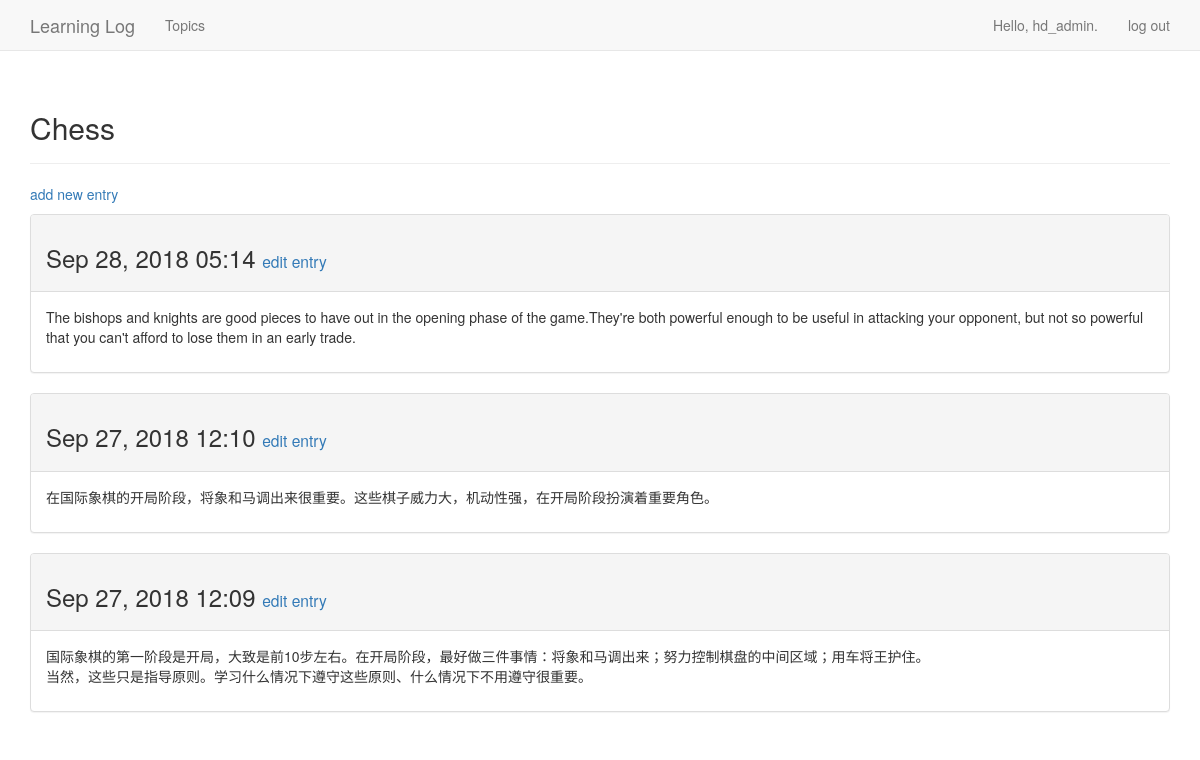
The page /topics/1/ (signed in) on the database its author committed.
### hello_djangos/models.py (models this page shows, shortened)
class Topic(models.Model):
    text = models.CharField(max_length=200)
    date_added = models.DateTimeField(auto_now_add=True)
    owner = models.ForeignKey(User)
    def __str__(self):
        return self.text

class Entry(models.Model):
    topic = models.ForeignKey(Topic, on_delete=models.CASCADE)
    text = models.TextField()
    date_added = models.DateTimeField(auto_now_add=True)
    class Meta:
        verbose_name_plural = 'entries'

### hello_djangos/views.py (the view)
# urls.py: url(r'^topics/(?P<topic_id>\d+)/$', views.topic, name='topic'),
@login_required
def topic(request, topic_id):
    topic = Topic.objects.get(id=topic_id)
    if topic.owner != request.user:
        raise Http404
    entries = topic.entry_set.order_by('-date_added')
    context = {'topic': topic, "entries": entries}
    return render(request, 'hello_djangos/topic.html', context)

### hello_djangos/templates/hello_djangos/topic.html
{% extends 'hello_djangos/base.html' %}
{% block header %}
  <h2>{{ topic }}</h2>
{% endblock header %}
{% block content %}
  <p>
    <a href="{% url 'hello_djangos:new_entry' topic.id %}">add new entry</a>
  </p>
  {% for entry in entries %}
    <div class="panel panel-default">
      <div class="panel-heading">
        <h3>
          {{ entry.date_added|date:'M d, Y H:i' }}
          <small>
            <a href="{% url 'hello_djangos:edit_entry' entry.id %}">
              edit entry</a>
          </small>
        </h3>
      </div>
      <div class="panel-body">
        {{ entry.text|linebreaks }}
      </div>
    </div>
  {% empty %}
    There are no entries for this topic yet.
  {% endfor %}
{% endblock content %}

### hello_djangos/templates/hello_djangos/base.html (shortened to what this page needs)
{% load bootstrap3 %}
<!DOCTYPE html>
<html lang="en">
  <head>
    {% bootstrap_css %}
  </head>
  <body>
    <nav class="navbar navbar-default navbar-static-top">
      <div class="container">
        <div class="navbar-header">
          <a class="navbar-brand" href="{% url 'hello_djangos:index' %}">
              Learning Log</a>
        </div>
        <div id="navbar" class="navbar-collapse collapse">
          <ul class="nav navbar-nav">
            <li><a href="{% url 'hello_djangos:topics' %}">Topics</a></li>
          </ul>
          <ul class="nav navbar-nav navbar-right">
            {% if user.is_authenticated %}
              <li><a>Hello, {{ user.username }}.</a></li>
              <li><a href="{% url 'users:logout' %}">log out</a></li>
            {% else %}
              <li><a href="{% url 'users:register' %}">register</a></li>
              <li><a href="{% url 'users:login' %}">log in</a></li>
            {% endif %}
          </ul>
        </div>
      </div>
    </nav>
    <div class="container">
      <div class="page-header">
        {% block header %}{% endblock %}
      </div>
      <div>
        {% block content %}{% endblock %}
      </div>
    </div>
  </body>
</html>

### rows shown on the page
Topic: text "Chess"
Entry: date_added "Sep 28, 2018 05:14", text "The bishops and knights are good pieces to have out in the opening phase of the game.They're both powerful enough to be useful in attacking your opponent, but not so powerful that you can't afford to lose them in an early trade."
Entry: date_added "Sep 27, 2018 12:10", text "在国际象棋的开局阶段，将象和马调出来很重要。这些棋子威力大，机动性强，在开局阶段扮演着重要角色。"
Entry: date_added "Sep 27, 2018 12:09", text "国际象棋的第一阶段是开局，大致是前10步左右。在开局阶段，最好做三件事情：将象和马调出来；努力控制棋盘的中间区域；用车将王护住。 当然，这些只是指导原则。学习什么情况下遵守这些原则、什么情况下不用遵守很重要。"

### other values the page prints
{{ user.username }} "hd_admin"
